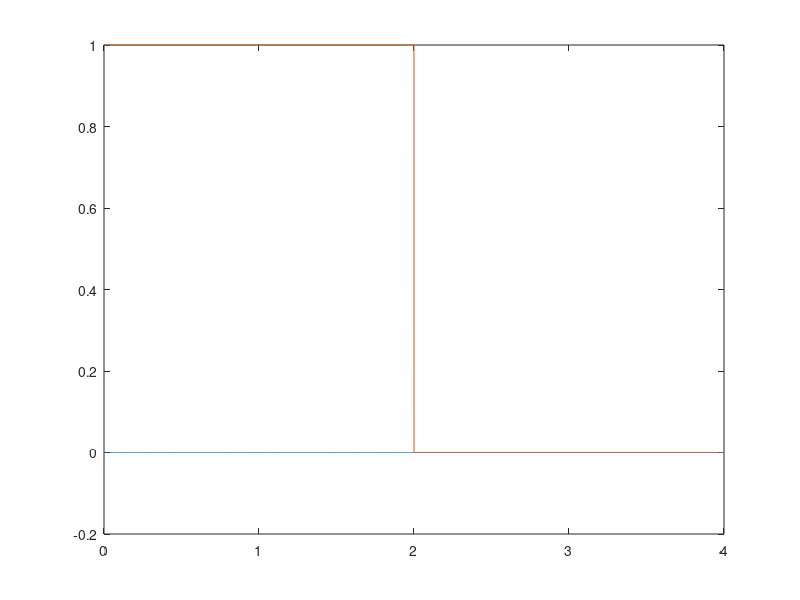
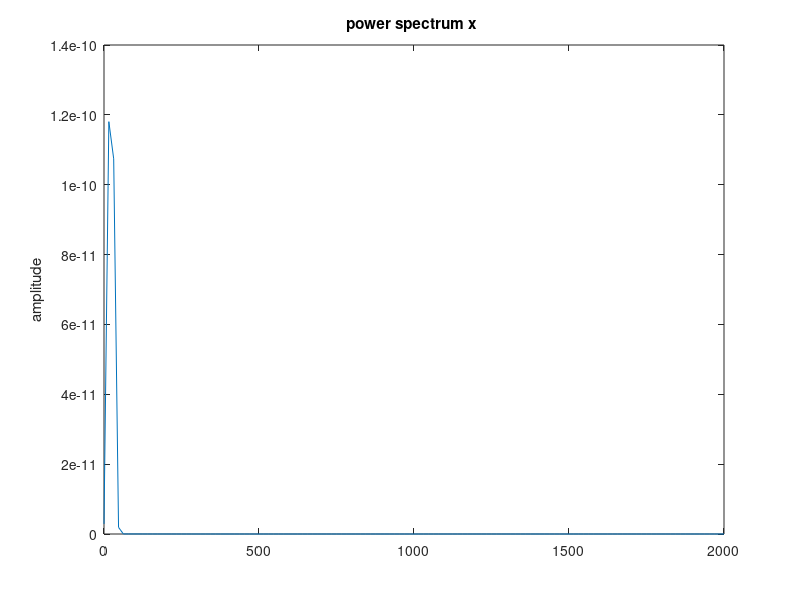
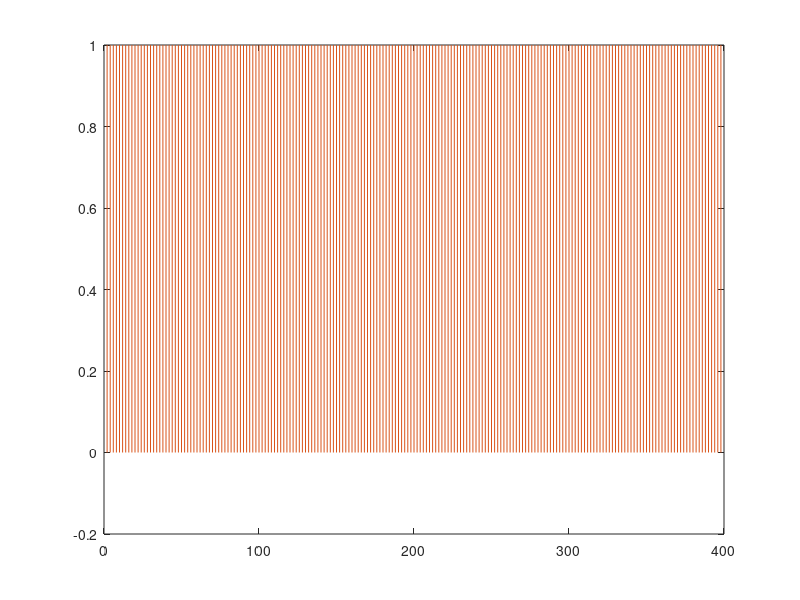

Write MATLAB code to recreate these figures, in order. (Note: this script raises an error after producing the figures.)
% Generate Signals For Phantom Study

%% %%%%%%%%%%%%%%%%%%%%%%%%%%%%%%%%%%%%%%%%%%%%%%%%%%%%%%%%%%%%%%%%%%%%%%%%
%  1: ON/OFF paradigm (Localiser)
%%%%%%%%%%%%%%%%%%%%%%%%%%%%%%%%%%%%%%%%%%%%%%%%%%%%%%%%%%%%%%%%%%%%%%%%%%%
% Generate simple sinusoid at 20 Hz and alternate between 2s on 2s off for
% N trials. Beamform and use 4mm pseudo-T (maybe refine with 1mm??) to find
% position and orientation of phantom source dipole
close all
f_sample = 4000;
beta_amp = 1.2e-4; % amplitude in volts
sin_freq = 23;
on_dur = 2; %seconds
off_dur = 2;%on_dur;
trial_dur = on_dur + off_dur;
trial_time = linspace(0,trial_dur,f_sample*trial_dur);
N_trials = 100;

% win = hann(on_dur*f_sample)';
win = ones(1,on_dur*f_sample);

on_signal = beta_amp.*sin(2.*pi.*sin_freq.*trial_time(1:on_dur*f_sample)).*win;

off_signal = on_signal .*0;

trial_signal = [on_signal,off_signal];
trial_trig_signal = [ones(size(on_signal)),zeros(size(off_signal))];

%plot single trial signal, trigger and spectrum
figure
plot(trial_time,trial_signal)
hold on
plot(trial_time,trial_trig_signal)
figure
pwelch(trial_signal,[],[],[],f_sample)

outputSignal = repmat([trial_signal;trial_trig_signal],1,N_trials)';
all_time = linspace(0,length(outputSignal)./f_sample,length(outputSignal));
figure
plot(all_time,outputSignal)

% setup DAQ
dq = daq("ni");
dq.Rate = f_sample;
daq_name = "cDAQ2Mod1";
addoutput(dq,daq_name , "ao0", "Voltage");
addoutput(dq, daq_name, "ao1", "Voltage");
write(dq, outputSignal)


%% %%%%%%%%%%%%%%%%%%%%%%%%%%%%%%%%%%%%%%%%%%%%%%%%%%%%%%%%%%%%%%%%%%%%%%%%
%  2: faux "movie"/resting state paradigm
%%%%%%%%%%%%%%%%%%%%%%%%%%%%%%%%%%%%%%%%%%%%%%%%%%%%%%%%%%%%%%%%%%%%%%%%%%%
% Generate signal with 1/f characteristic brain noise and pseudo
% oscillations in the alpha and beta range. Write this signal twice with a
% break for degaussing and recalibration etc.
close all

rng(42,'twister')

% A noise time-course is created by direct pole-placement. This creates a
% filter
% with an approximately 1/f frequency profile.
exp_length_seconds = 600;
f_sample = 4000;
time_vect = linspace(0,exp_length_seconds,exp_length_seconds*f_sample)';

% the value in poly is the filter root. it can vary between 0 < x < 1 where 0
% is white noise and 1 is an extremely sloped spectrum
% a is then the denominator polynomial of a digital filter which is used to
% create the signal

% relative amplitudes
alpha_amp = 155;
beta_amp = 80;
brain_noise_amp = 1;
norm_fac = sqrt(alpha_amp.^2 + beta_amp.^2 + brain_noise_amp.^2);

max_amp = 5e-4; %maximum amplitude in volts

%%%% brain noise
a = -poly(.99);
w_noise1 = randn(size(time_vect));
brain_noise = filter(1,a,w_noise1);
%%%% alpha signal
hp = 8;
lp = 12;
[b,a] = butter(3,2*[hp lp]/f_sample);
w_noise2 = randn(size(time_vect));
alpha_sig = [filtfilt(b,a,w_noise2)];


%%%% beta signal
hp = 13;
lp = 30;
[b,a] = butter(3,2*[hp lp]/f_sample);
w_noise3 = randn(size(time_vect));
beta_sig = [filtfilt(b,a,w_noise3)];


data = (brain_noise_amp/norm_fac).*brain_noise + ...
    (alpha_amp/norm_fac).*alpha_sig + ...
    (beta_amp/norm_fac).*beta_sig;

outputSignal = (max_amp.*data)./max(data);

daqreset
dq = daq("ni");
dq.Rate = f_sample;
addoutput(dq,daq_name, "ao0", "Voltage");
addoutput(dq, daq_name, "ao1", "Voltage");
% write(dq, [[0;outputSignal],[5;outputSignal*10000]])
% write(dq, [1e-3.*ones(320000,2)])

%
fftwin_s = 1;
[pxx,fxx] = pwelch(data,fftwin_s*f_sample,[],[],f_sample);

%
tlim = 5;
figure
subplot(4,1,1)
plot(time_vect,brain_noise)
xlim([0,tlim])


subplot(4,1,2)
plot(time_vect,beta_sig)
xlim([0,tlim])

subplot(4,1,3)
plot(time_vect,outputSignal.*10000)
xlim([0,tlim])


subplot(4,1,4)
plot(fxx,pxx)
xlim([0,50])